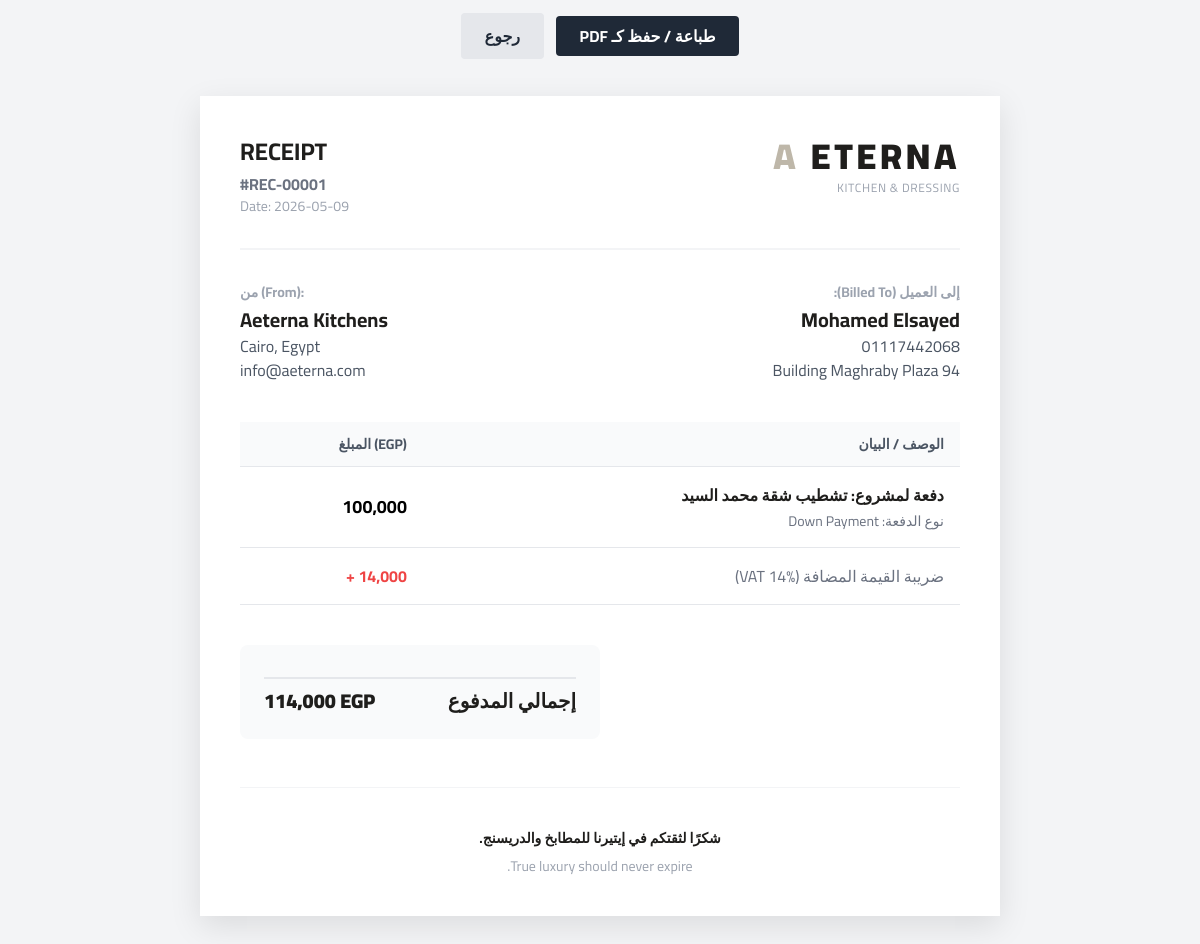
The page /invoice.php?receipt_id=1 (signed in) on the database its author committed.
### tables this page shows
CREATE TABLE `payments` (
  `id` int(11) NOT NULL,
  `project_id` int(11) NOT NULL,
  `amount` decimal(15,2) NOT NULL,
  `is_vat_included` tinyint(1) DEFAULT 0,
  `vat_amount` decimal(15,2) DEFAULT 0.00,
  `type` enum('Down Payment','Milestone','Final') NOT NULL,
  `status` enum('Pending','Paid','Late') DEFAULT 'Paid',
  `due_date` date DEFAULT NULL,
  `paid_at` timestamp NOT NULL DEFAULT current_timestamp(),
  `created_by` int(11) DEFAULT NULL
);

CREATE TABLE `customers` (
  `id` int(11) NOT NULL,
  `customer_code` varchar(50) NOT NULL,
  `name` varchar(255) NOT NULL,
  `phone` varchar(50) NOT NULL,
  `address` text DEFAULT NULL,
  `social_media` varchar(255) DEFAULT NULL,
  `lead_source` varchar(100) DEFAULT 'Direct',
  `username` varchar(50) DEFAULT NULL,
  `password_hash` varchar(255) DEFAULT NULL,
  `document_url` varchar(255) DEFAULT NULL,
  `created_at` timestamp NOT NULL DEFAULT current_timestamp()
);

CREATE TABLE `projects` (
  `id` int(11) NOT NULL,
  `customer_id` int(11) NOT NULL,
  `title` varchar(255) NOT NULL,
  `stage` int(11) DEFAULT 1 COMMENT '1: معاينة, 2: تصميم مبدئي, 3: تعاقد, 4: رسومات تنفيذية, 5: تصنيع, 6: توريد, 7: تركيب وتسليم, 8: فيدباك',
  `total_value` decimal(15,2) DEFAULT 0.00,
  `created_at` timestamp NOT NULL DEFAULT current_timestamp()
);

### invoice.php (the view, shortened to what this page needs)
<?php
require_once 'config.php';
$type = 'quotation';
$data = null;
if (isset($_GET['receipt_id'])) {
    $type = 'receipt';
    $stmt = $pdo->prepare("SELECT py.*, p.title as project_title, p.customer_id, c.name as customer_name, c.phone as customer_phone, c.address as customer_address
                         FROM payments py
                         JOIN projects p ON py.project_id = p.id
                         JOIN customers c ON p.customer_id = c.id
                         WHERE py.id = ?");
    $stmt->execute([$_GET['receipt_id']]);
    $data = $stmt->fetch();
}
$invoice_number = $type === 'receipt' ? 'REC-' . str_pad($data['id'], 5, '0', STR_PAD_LEFT) : 'QUO-' . str_pad($data['id'], 5, '0', STR_PAD_LEFT);
$date = $type === 'receipt' ? date('Y-m-d', strtotime($data['paid_at'])) : date('Y-m-d');
?>
<!DOCTYPE html>
<html lang="ar" dir="rtl">
<head>
    <script src="https://cdn.tailwindcss.com"></script>
</head>
<body>
    <div class="text-center mt-4 no-print">
        <button onclick="window.print()" class="bg-gray-800 text-white px-6 py-2 rounded font-bold hover:bg-gray-700">
            طباعة / حفظ كـ PDF
        </button>
        <a href="javascript:history.back()" class="bg-gray-200 text-gray-800 px-6 py-2 rounded font-bold hover:bg-gray-300 mr-2">
            رجوع
        </a>
    </div>
    <div class="print-area relative">
        <div class="flex justify-between items-start border-b-2 border-gray-100 pb-8 mb-8">
            <div>
                <h1 class="text-4xl font-black tracking-widest brand-text mb-1"><span class="brand-accent">A</span> ETERNA</h1>
                <p class="text-xs text-gray-400 tracking-wider">KITCHEN & DRESSING</p>
            </div>
            <div class="text-left" dir="ltr">
                <h2 class="text-2xl font-bold brand-text uppercase"><?php echo $type === 'receipt' ? 'RECEIPT' : 'QUOTATION'; ?></h2>
                <p class="text-gray-500 font-bold mt-1">#<?php echo $invoice_number; ?></p>
                <p class="text-gray-400 text-sm">Date: <?php echo $date; ?></p>
            </div>
        </div>
        <div class="flex justify-between mb-10">
            <div>
                <p class="text-sm font-bold text-gray-400 mb-1">إلى العميل (Billed To):</p>
                <h3 class="text-xl font-bold brand-text"><?php echo htmlspecialchars($data['customer_name']); ?></h3>
                <p class="text-gray-600"><?php echo htmlspecialchars($data['customer_phone']); ?></p>
                <p class="text-gray-600"><?php echo htmlspecialchars($data['customer_address'] ?? ''); ?></p>
            </div>
            <div class="text-left" dir="ltr">
                <p class="text-sm font-bold text-gray-400 mb-1">من (From):</p>
                <h3 class="text-xl font-bold brand-text">Aeterna Kitchens</h3>
                <p class="text-gray-600">Cairo, Egypt</p>
                <p class="text-gray-600">info@aeterna.com</p>
            </div>
        </div>
        <table class="w-full mb-10 text-right">
            <thead>
                <tr class="bg-gray-50 text-gray-600 text-sm">
                    <th class="py-3 px-4 font-bold border-b">الوصف / البيان</th>
                    <th class="py-3 px-4 font-bold border-b" dir="ltr">المبلغ (EGP)</th>
                </tr>
            </thead>
            <tbody>
                <?php if ($type === 'quotation'): ?>
                    <tr>
                        <td class="py-4 px-4 border-b">
                            <p class="font-bold brand-text"><?php echo htmlspecialchars($data['title']); ?></p>
                            <p class="text-sm text-gray-500 mt-1">عرض سعر مبدئي بناءً على المعاينة والمقاسات الأولية.</p>
                        </td>
                        <td class="py-4 px-4 border-b font-bold text-lg" dir="ltr"><?php echo number_format($data['total_value']); ?></td>
                    </tr>
                <?php else: ?>
                    <tr>
                        <td class="py-4 px-4 border-b">
                            <p class="font-bold brand-text">دفعة لمشروع: <?php echo htmlspecialchars($data['project_title']); ?></p>
                            <p class="text-sm text-gray-500 mt-1">نوع الدفعة: <?php echo htmlspecialchars($data['type']); ?></p>
                        </td>
                        <td class="py-4 px-4 border-b font-bold text-lg" dir="ltr"><?php echo number_format($data['amount']); ?></td>
                    </tr>
                    <?php if ($data['is_vat_included']): ?>
                    <tr>
                        <td class="py-4 px-4 border-b text-gray-500">ضريبة القيمة المضافة (VAT 14%)</td>
                        <td class="py-4 px-4 border-b text-red-500 font-bold" dir="ltr">+ <?php echo number_format($data['vat_amount']); ?></td>
                    </tr>
                    <?php endif; ?>
                <?php endif; ?>
            </tbody>
        </table>
        <div class="flex justify-end mb-12">
            <div class="w-1/2 bg-gray-50 p-6 rounded-lg">
                <?php if ($type === 'quotation'): ?>
                    <div class="flex justify-between font-black text-xl brand-text border-t-2 border-gray-200 pt-2 mt-2">
                        <span>الإجمالي المتوقع</span>
                        <span dir="ltr"><?php echo number_format($data['total_value']); ?> EGP</span>
                    </div>
                <?php else: ?>
                    <div class="flex justify-between font-black text-xl brand-text border-t-2 border-gray-200 pt-2 mt-2">
                        <span>إجمالي المدفوع</span>
                        <span dir="ltr"><?php echo number_format($data['amount'] + ($data['is_vat_included'] ? $data['vat_amount'] : 0)); ?> EGP</span>
                    </div>
                <?php endif; ?>
            </div>
        </div>
        <div class="text-center text-sm text-gray-400 mt-10 pt-10 border-t border-gray-100">
            <p class="font-bold brand-text mb-2">شكرًا لثقتكم في إيتيرنا للمطابخ والدريسنج.</p>
            <p>True luxury should never expire.</p>
        </div>
        <div class="absolute inset-0 flex items-center justify-center opacity-5 pointer-events-none overflow-hidden z-[-1]">
            <h1 class="text-9xl font-black transform -rotate-45 brand-text">A E T E R N A</h1>
        </div>
    </div>
</body>
</html>

### invoice.php (style rules this page uses)
body { font-family: 'Cairo', sans-serif; background: #f3f4f6; overscroll-behavior-y: none; }
.print-area { max-width: 800px; margin: 40px auto; background: white; padding: 40px; box-shadow: 0 10px 30px rgba(0,0,0,0.1); }
.brand-text { color: #1F1E1C; }
.brand-accent { color: #BEB7A9; }

### rows shown on the page
payments: id "REC-00001", customers.name "Mohamed Elsayed", customers.phone "01117442068", customers.address "Building Maghraby Plaza 94", project.title "تشطيب شقة محمد السيد", type "Down Payment", amount "100,000", vat_amount "14,000", amount+is_vat_included+vat_amount "114,000"
